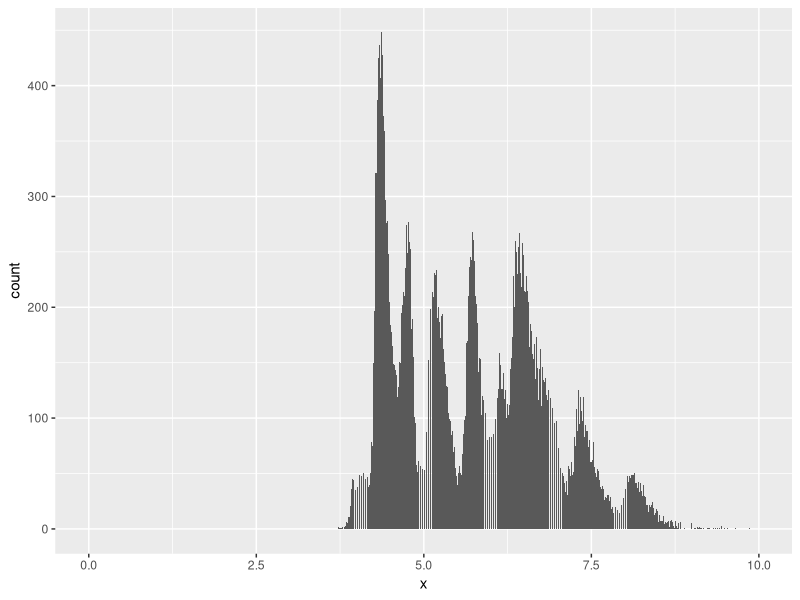
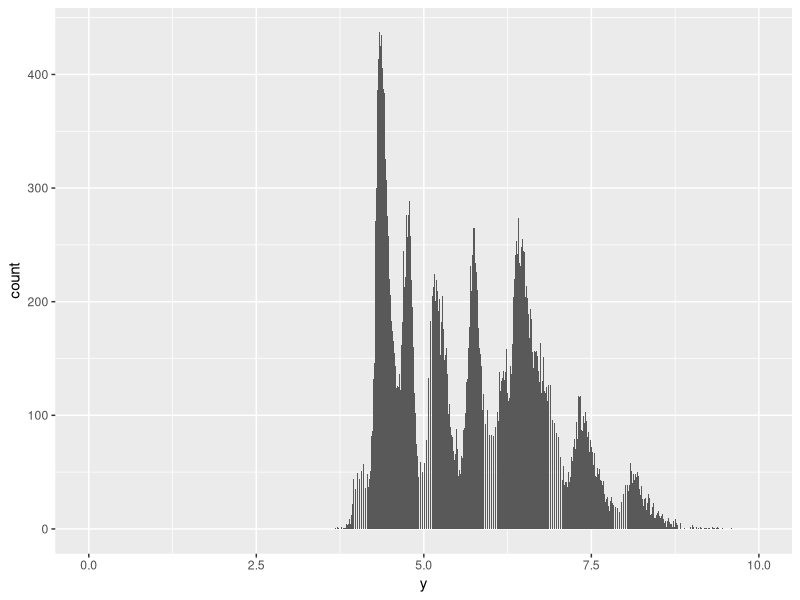
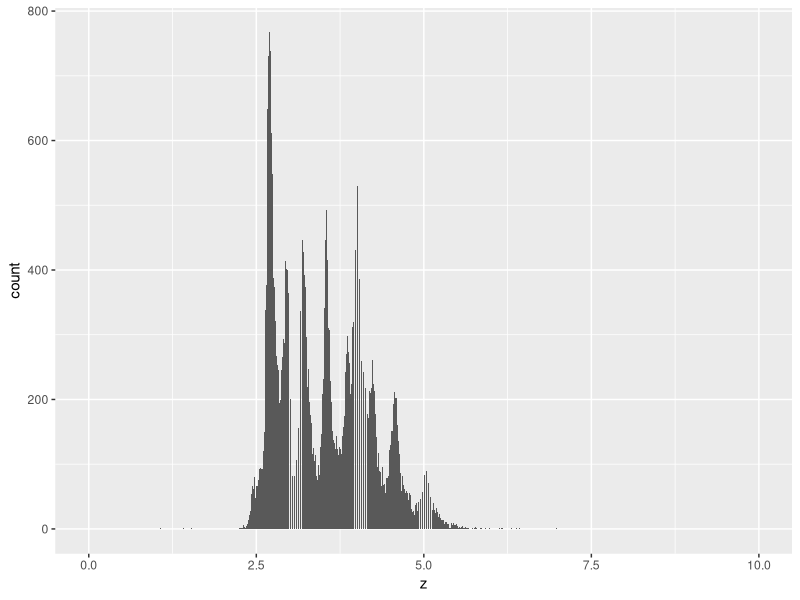
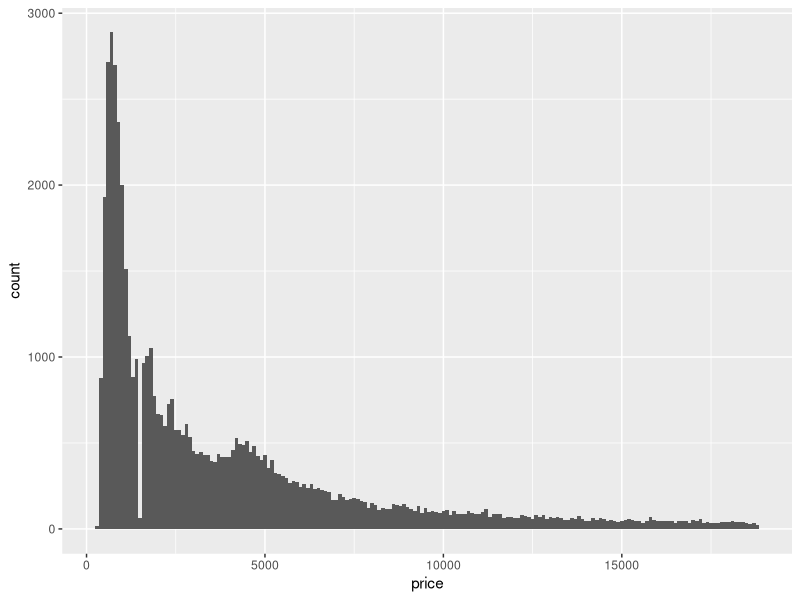

The R source for these figures, in order:
library(tidyverse)


# Practice 7.3.4.1
ggplot(data = diamonds) +
  geom_bar(mapping = aes(x = x)) +
  xlim(0,10)

ggplot(data = diamonds) +
  geom_bar(mapping = aes(x = y)) +
  xlim(0,10)

ggplot(data = diamonds) +
  geom_bar(mapping = aes(x = z)) +
  xlim(0,10)

# looking at the distributions it looks like 'z' has a higher count between 2.5 and 5 than 'x' and 'y'.
# this would lead me to believe 'x' and 'y' represent depth and width, while 'z' represents height.

# Practice 7.3.4.2
ggplot(data = diamonds) +
  geom_histogram(mapping = aes(x = price), binwidth = 100)
# it is surprising to learn that there is a high frequency of lower priced diamonds

# Practice 7.3.4.3
diamonds %>%
  filter(carat == 0.99) %>%
  count()

diamonds %>%
  filter(carat == 1.00) %>%
  count()
# there are 23 at 0.99 carat. there are 1558 at 1.0 carat.
# the cause of this difference could be in diamond production or consumer desire to buy up or down to nearest whole carat.

# Practice 7.3.4.4
# coord_cartesian() will set the limits for plot zooming, while xlim() and ylim() will limit the underlying data.


# Practice 7.4.1.1
